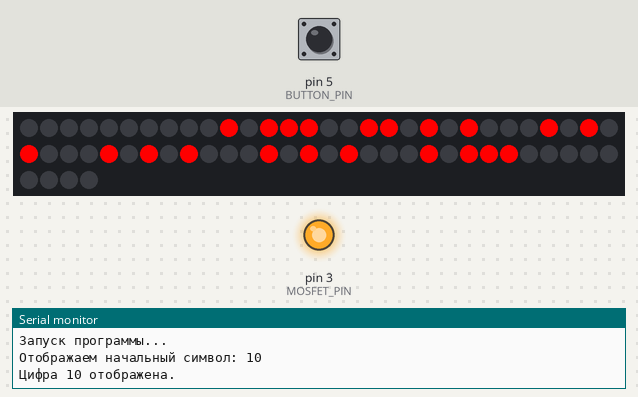
A sketch run on a simulated Arduino Uno, built with avr-gcc and run on an emulated ATmega328P. Parts: 64 RGB LEDs in strip order, left to right, continuing on the next row, output pins drawn as LEDs (lit = HIGH), the last lines printed to the serial monitor. The inputs (shaded band) are chosen by the test bench; at power-on: pin 5 (BUTTON_PIN) HIGH.

Above: at 1.2 s.
1.3 s: pin 5 (BUTTON_PIN) pulled LOW for 0.15 s
At 1.7 s:
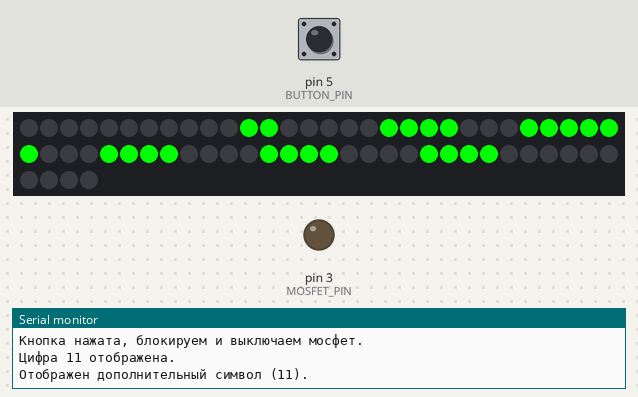
Timing chart, 0 to 4.3 s (numbered marks = the images above; inputs shaded):
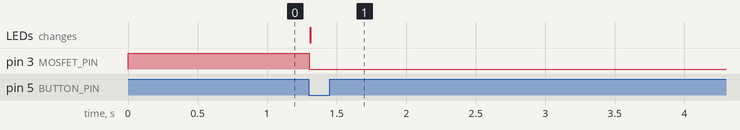

The sketch:

doorQuestGood2lockOnZero.ino
```cpp
#include <Adafruit_NeoPixel.h>

#define PIN 6            // Пин, к которому подключена матрица NeoPixel
#define NUMPIXELS 64     // Общее количество пикселей в матрице
#define BUTTON_PIN 5     // Пин, к которому подключена кнопка
#define MOSFET_PIN 3     // Пин, управляющий мосфетом
#define DEBUG 1          // Установите 1 для включения отладочных сообщений, 0 для отключения

#if DEBUG
  #define DEBUG_PRINT(x) Serial.print(x)
  #define DEBUG_PRINTLN(x) Serial.println(x)
#else
  #define DEBUG_PRINT(x)
  #define DEBUG_PRINTLN(x)
#endif

Adafruit_NeoPixel pixels(NUMPIXELS, PIN, NEO_GRB + NEO_KHZ800);

// Массив с цифрами и символами (0-10 и дополнительный символ)
uint8_t digits[12][8][8] = {
  // Цифра 0
  {
    {0, 0, 0, 0, 0, 0, 0, 0},
    {0, 0, 1, 1, 1, 1, 0, 0},
    {0, 0, 1, 0, 0, 1, 0, 0},
    {0, 0, 1, 0, 0, 1, 0, 0},
    {0, 0, 1, 0, 0, 1, 0, 0},
    {0, 0, 1, 0, 0, 1, 0, 0},
    {0, 0, 1, 1, 1, 1, 0, 0},
    {0, 0, 0, 0, 0, 0, 0, 0}
  },
  // Цифра 1
  {
    {0, 0, 0, 0, 0, 0, 0, 0},
    {0, 0, 0, 0, 1, 0, 0, 0},
    {0, 0, 0, 1, 1, 0, 0, 0},
    {0, 0, 0, 0, 1, 0, 0, 0},
    {0, 0, 0, 0, 1, 0, 0, 0},
    {0, 0, 0, 0, 1, 0, 0, 0},
    {0, 0, 0, 0, 1, 0, 0, 0},
    {0, 0, 0, 0, 0, 0, 0, 0}
  },
  // Цифра 2
  {
    {0, 0, 0, 0, 0, 0, 0, 0},
    {0, 0, 1, 1, 1, 1, 0, 0},
    {0, 0, 0, 0, 0, 1, 0, 0},
    {0, 0, 1, 1, 1, 1, 0, 0},
    {0, 0, 1, 0, 0, 0, 0, 0},
    {0, 0, 1, 0, 0, 0, 0, 0},
    {0, 0, 1, 1, 1, 1, 0, 0},
    {0, 0, 0, 0, 0, 0, 0, 0}
  },
  // Цифра 3
  {
    {0, 0, 0, 0, 0, 0, 0, 0},
    {0, 0, 1, 1, 1, 1, 0, 0},
    {0, 0, 0, 0, 0, 1, 0, 0},
    {0, 0, 1, 1, 1, 1, 0, 0},
    {0, 0, 0, 0, 0, 1, 0, 0},
    {0, 0, 0, 0, 0, 1, 0, 0},
    {0, 0, 1, 1, 1, 1, 0, 0},
    {0, 0, 0, 0, 0, 0, 0, 0}
  },
  // Цифра 4
  {
    {0, 0, 0, 0, 0, 0, 0, 0},
    {0, 0, 1, 0, 0, 1, 0, 0},
    {0, 0, 1, 0, 0, 1, 0, 0},
    {0, 0, 1, 1, 1, 1, 0, 0},
    {0, 0, 0, 0, 0, 1, 0, 0},
    {0, 0, 0, 0, 0, 1, 0, 0},
    {0, 0, 0, 0, 0, 1, 0, 0},
    {0, 0, 0, 0, 0, 0, 0, 0}
  },
  // Цифра 5
  {
    {0, 0, 0, 0, 0, 0, 0, 0},
    {0, 0, 1, 1, 1, 1, 0, 0},
    {0, 0, 1, 0, 0, 0, 0, 0},
    {0, 0, 1, 1, 1, 1, 0, 0},
    {0, 0, 0, 0, 0, 1, 0, 0},
    {0, 0, 0, 0, 0, 1, 0, 0},
    {0, 0, 1, 1, 1, 1, 0, 0},
    {0, 0, 0, 0, 0, 0, 0, 0}
  },
  // Цифра 6
  {
    {0, 0, 0, 0, 0, 0, 0, 0},
    {0, 0, 1, 1, 1, 1, 0, 0},
    {0, 0, 1, 0, 0, 0, 0, 0},
    {0, 0, 1, 1, 1, 1, 0, 0},
    {0, 0, 1, 0, 0, 1, 0, 0},
    {0, 0, 1, 0, 0, 1, 0, 0},
    {0, 0, 1, 1, 1, 1, 0, 0},
    {0, 0, 0, 0, 0, 0, 0, 0}
  },
  // Цифра 7
  {
    {0, 0, 0, 0, 0, 0, 0, 0},
    {0, 0, 1, 1, 1, 1, 0, 0},
    {0, 0, 0, 0, 0, 1, 0, 0},
    {0, 0, 0, 0, 1, 0, 0, 0},
    {0, 0, 0, 1, 0, 0, 0, 0},
    {0, 0, 0, 1, 0, 0, 0, 0},
    {0, 0, 0, 1, 0, 0, 0, 0},
    {0, 0, 0, 0, 0, 0, 0, 0}
  },
  // Цифра 8
  {
    {0, 0, 0, 0, 0, 0, 0, 0},
    {0, 0, 1, 1, 1, 1, 0, 0},
    {0, 0, 1, 0, 0, 1, 0, 0},
    {0, 0, 0, 1, 1, 0, 0, 0},
    {0, 0, 1, 1, 1, 1, 0, 0},
    {0, 0, 1, 0, 0, 1, 0, 0},
    {0, 0, 1, 1, 1, 1, 0, 0},
    {0, 0, 0, 0, 0, 0, 0, 0}
  },
  // Цифра 9
  {
    {0, 0, 0, 0, 0, 0, 0, 0},
    {0, 0, 1, 1, 1, 1, 0, 0},
    {0, 0, 1, 0, 0, 1, 0, 0},
    {0, 0, 1, 1, 1, 1, 0, 0},
    {0, 0, 0, 0, 0, 1, 0, 0},
    {0, 0, 0, 0, 0, 1, 0, 0},
    {0, 0, 1, 1, 1, 1, 0, 0},
    {0, 0, 0, 0, 0, 0, 0, 0}
  },
  // Цифра 10
  {
    {0, 0, 0, 0, 0, 0, 0, 0},
    {0, 0, 1, 0, 1, 1, 1, 0},
    {0, 1, 1, 0, 1, 0, 1, 0},
    {0, 0, 1, 0, 1, 0, 1, 0},
    {0, 0, 1, 0, 1, 0, 1, 0},
    {0, 0, 1, 0, 1, 0, 1, 0},
    {0, 0, 1, 0, 1, 1, 1, 0},
    {0, 0, 0, 0, 0, 0, 0, 0}
  },
  {
    {0, 0, 0, 0, 0, 0, 0, 0},
    {0, 0, 0, 1, 1, 0, 0, 0},
    {0, 0, 1, 1, 1, 1, 0, 0},
    {0, 1, 1, 1, 1, 1, 1, 0},
    {0, 0, 1, 1, 1, 1, 0, 0},
    {0, 0, 1, 1, 1, 1, 0, 0},
    {0, 0, 1, 1, 1, 1, 0, 0},
    {0, 0, 0, 0, 0, 0, 0, 0}
  },
};

uint32_t numbersColor = pixels.Color(255, 0, 0);  // Оранжевый цвет
uint32_t numbersBackgroundColor = pixels.Color(0, 0, 0);       // Красный цвет
uint32_t openDoorColor = pixels.Color(0, 255, 0);     // Зеленый цвет
uint32_t openDoorBackgroundColor = pixels.Color(0, 0, 0);       // Черный цвет

int currentDigit = 10;  // Начинаем с цифры 10
bool buttonLocked = false;  // Флаг блокировки кнопки
unsigned long lockStartTime; // Время начала блокировки

void setup() {
  pinMode(BUTTON_PIN, INPUT_PULLUP);
  pinMode(MOSFET_PIN, OUTPUT);
  digitalWrite(MOSFET_PIN, HIGH); // Включаем мосфет
  pixels.begin();
  pixels.clear();

  if (DEBUG) {
    Serial.begin(115200);
    DEBUG_PRINTLN("Запуск программы...");
    DEBUG_PRINT("Отображаем начальный символ: ");
    DEBUG_PRINTLN(currentDigit);
  }

  displayDigit(currentDigit, numbersColor, numbersBackgroundColor); // Отображаем цифру 10
}

void loop() {
  // Если достигнута цифра 0, кнопка больше не должна реагировать
  if (currentDigit == 0) {
    return;
  }

  if (digitalRead(BUTTON_PIN) == LOW && !buttonLocked) {
    // Если кнопка нажата и не заблокирована
    buttonLocked = true;
    lockStartTime = millis();

    DEBUG_PRINTLN("Кнопка нажата, блокируем и выключаем мосфет.");

    digitalWrite(MOSFET_PIN, LOW); // Выключаем мосфет
    displayDigit(11, openDoorColor, openDoorBackgroundColor); // Отображаем дополнительный символ

    DEBUG_PRINTLN("Отображен дополнительный символ (11).");

    // Блокируем кнопку на 2 минуты
    delay(60000);  // Замените на 120000 для 2 минут

    buttonLocked = false;
    DEBUG_PRINTLN("Блокировка кнопки снята.");

    if (currentDigit > 0) {
      currentDigit--; // Переходим к следующей цифре

      DEBUG_PRINT("Отображаем следующую цифру: ");
      DEBUG_PRINTLN(currentDigit);

      digitalWrite(MOSFET_PIN, HIGH); // Включаем мосфет
      displayDigit(currentDigit, numbersColor, numbersBackgroundColor);
    } else {
      DEBUG_PRINTLN("Достигнута цифра 0, больше не реагируем на кнопку.");
    }
  }
}

void displayDigit(int digit, uint32_t color1, uint32_t color0) {
  for (int y = 0; y < 8; y++) {
    for (int x = 0; x < 8; x++) {
      int pixelNum = y * 8 + x;
      uint32_t color = (digits[digit][y][x] == 1) ? color1 : color0;
      pixels.setPixelColor(pixelNum, color);
    }
  }
  pixels.show();

  DEBUG_PRINT("Цифра ");
  DEBUG_PRINT(digit);
  DEBUG_PRINTLN(" отображена.");
}
```

Measured:
- after the input at 1.3 s, pin 3 (MOSFET_PIN): HIGH → LOW at once; the LEDs: change at once (image 1)
